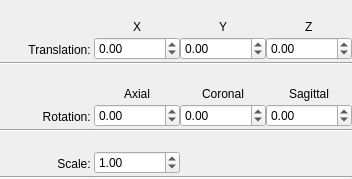
           <widget class="QFrame" name="frame">
            <property name="frameShape">
             <enum>QFrame::NoFrame</enum>
            </property>
            <property name="frameShadow">
             <enum>QFrame::Raised</enum>
            </property>
            <layout class="QGridLayout" name="gridLayout_2">
             <property name="horizontalSpacing">
              <number>0</number>
             </property>
             <property name="verticalSpacing">
              <number>2</number>
             </property>
             <property name="margin">
              <number>0</number>
             </property>
             <item row="0" column="0">
              <layout class="QVBoxLayout" name="verticalLayout_5">
               <item>
                <spacer name="verticalSpacer">
                 <property name="orientation">
                  <enum>Qt::Vertical</enum>
                 </property>
                 <property name="sizeHint" stdset="0">
                  <size>
                   <width>20</width>
                   <height>17</height>
                  </size>
                 </property>
                </spacer>
               </item>
               <item>
                <layout class="QHBoxLayout" name="horizontalLayout_7">
                 <item>
                  <spacer name="horizontalSpacer_15">
                   <property name="orientation">
                    <enum>Qt::Horizontal</enum>
                   </property>
                   <property name="sizeHint" stdset="0">
                    <size>
                     <width>17</width>
                     <height>20</height>
                    </size>
                   </property>
                  </spacer>
                 </item>
                 <item>
                  <widget class="QLabel" name="label">
                   <property name="sizePolicy">
                    <sizepolicy hsizetype="Fixed" vsizetype="Preferred">
                     <horstretch>0</horstretch>
                     <verstretch>0</verstretch>
                    </sizepolicy>
                   </property>
                   <property name="minimumSize">
                    <size>
                     <width>77</width>
                     <height>0</height>
                    </size>
                   </property>
                   <property name="maximumSize">
                    <size>
                     <width>77</width>
                     <height>16777215</height>
                    </size>
                   </property>
                   <property name="text">
                    <string>Translation: </string>
                   </property>
                   <property name="alignment">
                    <set>Qt::AlignRight|Qt::AlignTrailing|Qt::AlignVCenter</set>
                   </property>
                  </widget>
                 </item>
                </layout>
               </item>
              </layout>
             </item>
             <item row="0" column="1">
              <layout class="QVBoxLayout" name="verticalLayout_9">
               <item>
                <spacer name="verticalSpacer_4">
                 <property name="orientation">
                  <enum>Qt::Vertical</enum>
                 </property>
                 <property name="sizeHint" stdset="0">
                  <size>
                   <width>20</width>
                   <height>17</height>
                  </size>
                 </property>
                </spacer>
               </item>
               <item>
                <layout class="QHBoxLayout" name="horizontalLayout_5">
                 <item>
                  <layout class="QVBoxLayout" name="verticalLayout_2">
                   <item>
                    <layout class="QHBoxLayout" name="horizontalLayout_3">
                     <item>
                      <spacer name="horizontalSpacer_3">
                       <property name="orientation">
                        <enum>Qt::Horizontal</enum>
                       </property>
                       <property name="sizeHint" stdset="0">
                        <size>
                         <width>17</width>
                         <height>20</height>
                        </size>
                       </property>
                      </spacer>
                     </item>
                     <item>
                      <widget class="QLabel" name="label_2">
                       <property name="text">
                        <string>X</string>
                       </property>
                      </widget>
                     </item>
                     <item>
                      <spacer name="horizontalSpacer_4">
                       <property name="orientation">
                        <enum>Qt::Horizontal</enum>
                       </property>
                       <property name="sizeHint" stdset="0">
                        <size>
                         <width>13</width>
                         <height>20</height>
                        </size>
                       </property>
                      </spacer>
                     </item>
                    </layout>
                   </item>
                   <item>
                    <widget class="QDoubleSpinBox" name="xSp">
                     <property name="sizePolicy">
                      <sizepolicy hsizetype="Fixed" vsizetype="Fixed">
                       <horstretch>0</horstretch>
                       <verstretch>0</verstretch>
                      </sizepolicy>
                     </property>
                     <property name="minimumSize">
                      <size>
                       <width>86</width>
                       <height>0</height>
                      </size>
                     </property>
                     <property name="maximumSize">
                      <size>
                       <width>86</width>
                       <height>16777215</height>
                      </size>
                     </property>
                     <property name="wrapping">
                      <bool>false</bool>
                     </property>
                     <property name="frame">
                      <bool>true</bool>
                     </property>
                     <property name="minimum">
                      <double>-999.000000000000000</double>
                     </property>
                     <property name="maximum">
                      <double>999.000000000000000</double>
                     </property>
                    </widget>
                   </item>
                  </layout>
                 </item>
                 <item>
                  <layout class="QVBoxLayout" name="verticalLayout_3">
                   <item>
                    <layout class="QHBoxLayout" name="horizontalLayout_4">
                     <item>
                      <spacer name="horizontalSpacer_5">
                       <property name="orientation">
                        <enum>Qt::Horizontal</enum>
                       </property>
                       <property name="sizeHint" stdset="0">
                        <size>
                         <width>17</width>
                         <height>20</height>
                        </size>
                       </property>
                      </spacer>
                     </item>
                     <item>
                      <widget class="QLabel" name="label_3">
                       <property name="frameShadow">
                        <enum>QFrame::Plain</enum>
                       </property>
                       <property name="text">
                        <string>Y</string>
                       </property>
                      </widget>
                     </item>
                     <item>
                      <spacer name="horizontalSpacer_6">
                       <property name="orientation">
                        <enum>Qt::Horizontal</enum>
                       </property>
                       <property name="sizeHint" stdset="0">
                        <size>
                         <width>13</width>
                         <height>20</height>
                        </size>
                       </property>
                      </spacer>
                     </item>
                    </layout>
                   </item>
                   <item>
                    <widget class="QDoubleSpinBox" name="ySp">
                     <property name="sizePolicy">
                      <sizepolicy hsizetype="Fixed" vsizetype="Fixed">
                       <horstretch>0</horstretch>
                       <verstretch>0</verstretch>
                      </sizepolicy>
                     </property>
                     <property name="minimumSize">
                      <size>
                       <width>86</width>
                       <height>0</height>
                      </size>
                     </property>
                     <property name="maximumSize">
                      <size>
                       <width>86</width>
                       <height>16777215</height>
                      </size>
                     </property>
                     <property name="frame">
                      <bool>true</bool>
                     </property>
                     <property name="minimum">
                      <double>-999.000000000000000</double>
                     </property>
                     <property name="maximum">
                      <double>999.000000000000000</double>
                     </property>
                    </widget>
                   </item>
                  </layout>
                 </item>
                 <item>
                  <layout class="QVBoxLayout" name="verticalLayout_4">
                   <item>
                    <layout class="QHBoxLayout" name="horizontalLayout_6">
                     <item>
                      <spacer name="horizontalSpacer_7">
                       <property name="orientation">
                        <enum>Qt::Horizontal</enum>
                       </property>
                       <property name="sizeHint" stdset="0">
                        <size>
                         <width>17</width>
                         <height>20</height>
                        </size>
                       </property>
                      </spacer>
                     </item>
                     <item>
                      <widget class="QLabel" name="label_4">
                       <property name="text">
                        <string>Z</string>
                       </property>
                      </widget>
                     </item>
                     <item>
                      <spacer name="horizontalSpacer_8">
                       <property name="orientation">
                        <enum>Qt::Horizontal</enum>
                       </property>
                       <property name="sizeHint" stdset="0">
                        <size>
                         <width>13</width>
                         <height>20</height>
                        </size>
                       </property>
                      </spacer>
                     </item>
                    </layout>
                   </item>
                   <item>
                    <widget class="QDoubleSpinBox" name="zSp">
                     <property name="sizePolicy">
                      <sizepolicy hsizetype="Fixed" vsizetype="Fixed">
                       <horstretch>0</horstretch>
                       <verstretch>0</verstretch>
                      </sizepolicy>
                     </property>
                     <property name="minimumSize">
                      <size>
                       <width>86</width>
                       <height>0</height>
                      </size>
                     </property>
                     <property name="maximumSize">
                      <size>
                       <width>86</width>
                       <height>16777215</height>
                      </size>
                     </property>
                     <property name="frame">
                      <bool>true</bool>
                     </property>
                     <property name="minimum">
                      <double>-999.000000000000000</double>
                     </property>
                     <property name="maximum">
                      <double>999.000000000000000</double>
                     </property>
                    </widget>
                   </item>
                  </layout>
                 </item>
                </layout>
               </item>
              </layout>
             </item>
             <item row="1" column="0">
              <widget class="QFrame" name="frame_7">
               <property name="frameShape">
                <enum>QFrame::HLine</enum>
               </property>
               <property name="frameShadow">
                <enum>QFrame::Sunken</enum>
               </property>
              </widget>
             </item>
             <item row="1" column="1">
              <widget class="QFrame" name="frame_5">
               <property name="frameShape">
                <enum>QFrame::HLine</enum>
               </property>
               <property name="frameShadow">
                <enum>QFrame::Sunken</enum>
               </property>
              </widget>
             </item>
             <item row="2" column="0">
              <layout class="QVBoxLayout" name="verticalLayout_11">
               <item>
                <spacer name="verticalSpacer_2">
                 <property name="orientation">
                  <enum>Qt::Vertical</enum>
                 </property>
                 <property name="sizeHint" stdset="0">
                  <size>
                   <width>20</width>
                   <height>17</height>
                  </size>
                 </property>
                </spacer>
               </item>
               <item>
                <layout class="QHBoxLayout" name="horizontalLayout_8">
                 <item>
                  <spacer name="horizontalSpacer_14">
                   <property name="orientation">
                    <enum>Qt::Horizontal</enum>
                   </property>
                   <property name="sizeHint" stdset="0">
                    <size>
                     <width>17</width>
                     <height>20</height>
                    </size>
                   </property>
                  </spacer>
                 </item>
                 <item>
                  <widget class="QLabel" name="label_5">
                   <property name="sizePolicy">
                    <sizepolicy hsizetype="Fixed" vsizetype="Preferred">
                     <horstretch>0</horstretch>
                     <verstretch>0</verstretch>
                    </sizepolicy>
                   </property>
                   <property name="minimumSize">
                    <size>
                     <width>77</width>
                     <height>0</height>
                    </size>
                   </property>
                   <property name="maximumSize">
                    <size>
                     <width>77</width>
                     <height>16777215</height>
                    </size>
                   </property>
                   <property name="text">
                    <string>Rotation: </string>
                   </property>
                   <property name="alignment">
                    <set>Qt::AlignRight|Qt::AlignTrailing|Qt::AlignVCenter</set>
                   </property>
                  </widget>
                 </item>
                </layout>
               </item>
              </layout>
             </item>
             <item row="2" column="1">
              <layout class="QVBoxLayout" name="verticalLayout_10">
               <item>
                <spacer name="verticalSpacer_3">
                 <property name="orientation">
                  <enum>Qt::Vertical</enum>
                 </property>
                 <property name="sizeHint" stdset="0">
                  <size>
                   <width>20</width>
                   <height>17</height>
                  </size>
                 </property>
                </spacer>
               </item>
               <item>
                <layout class="QHBoxLayout" name="horizontalLayout_9">
                 <item>
                  <layout class="QVBoxLayout" name="verticalLayout_8">
                   <item>
                    <layout class="QHBoxLayout" name="horizontalLayout_15">
                     <item>
                      <spacer name="horizontalSpacer_28">
                       <property name="orientation">
                        <enum>Qt::Horizontal</enum>
                       </property>
                       <property name="sizeHint" stdset="0">
                        <size>
                         <width>17</width>
                         <height>20</height>
                        </size>
                       </property>
                      </spacer>
                     </item>
                     <item>
                      <widget class="QLabel" name="label_14">
                       <property name="text">
                        <string>Axial</string>
                       </property>
                      </widget>
                     </item>
                     <item>
                      <spacer name="horizontalSpacer_29">
                       <property name="orientation">
                        <enum>Qt::Horizontal</enum>
                       </property>
                       <property name="sizeHint" stdset="0">
                        <size>
                         <width>13</width>
                         <height>20</height>
                        </size>
                       </property>
                      </spacer>
                     </item>
                    </layout>
                   </item>
                   <item>
                    <widget class="QDoubleSpinBox" name="axialSp">
                     <property name="sizePolicy">
                      <sizepolicy hsizetype="Fixed" vsizetype="Fixed">
                       <horstretch>0</horstretch>
                       <verstretch>0</verstretch>
                      </sizepolicy>
                     </property>
                     <property name="minimumSize">
                      <size>
                       <width>86</width>
                       <height>0</height>
                      </size>
                     </property>
                     <property name="maximumSize">
                      <size>
                       <width>86</width>
                       <height>16777215</height>
                      </size>
                     </property>
                     <property name="minimum">
                      <double>-359.000000000000000</double>
                     </property>
                     <property name="maximum">
                      <double>359.000000000000000</double>
                     </property>
                    </widget>
                   </item>
                  </layout>
                 </item>
                 <item>
                  <layout class="QVBoxLayout" name="verticalLayout_7">
                   <item>
                    <layout class="QHBoxLayout" name="horizontalLayout_14">
                     <item>
                      <spacer name="horizontalSpacer_26">
                       <property name="orientation">
                        <enum>Qt::Horizontal</enum>
                       </property>
                       <property name="sizeHint" stdset="0">
                        <size>
                         <width>17</width>
                         <height>20</height>
                        </size>
                       </property>
                      </spacer>
                     </item>
                     <item>
                      <widget class="QLabel" name="label_13">
                       <property name="text">
                        <string>Coronal</string>
                       </property>
                      </widget>
                     </item>
                     <item>
                      <spacer name="horizontalSpacer_27">
                       <property name="orientation">
                        <enum>Qt::Horizontal</enum>
                       </property>
                       <property name="sizeHint" stdset="0">
                        <size>
                         <width>13</width>
                         <height>20</height>
                        </size>
                       </property>
                      </spacer>
                     </item>
                    </layout>
                   </item>
                   <item>
                    <widget class="QDoubleSpinBox" name="coronalSp">
                     <property name="sizePolicy">
                      <sizepolicy hsizetype="Fixed" vsizetype="Fixed">
                       <horstretch>0</horstretch>
                       <verstretch>0</verstretch>
                      </sizepolicy>
                     </property>
                     <property name="minimumSize">
                      <size>
                       <width>86</width>
                       <height>0</height>
                      </size>
                     </property>
                     <property name="maximumSize">
                      <size>
                       <width>86</width>
                       <height>16777215</height>
                      </size>
                     </property>
                     <property name="minimum">
                      <double>-359.000000000000000</double>
                     </property>
                     <property name="maximum">
                      <double>359.000000000000000</double>
                     </property>
                    </widget>
                   </item>
                  </layout>
                 </item>
                 <item>
                  <layout class="QVBoxLayout" name="verticalLayout_6">
                   <item>
                    <layout class="QHBoxLayout" name="horizontalLayout_13">
                     <item>
                      <spacer name="horizontalSpacer_18">
                       <property name="orientation">
                        <enum>Qt::Horizontal</enum>
                       </property>
                       <property name="sizeHint" stdset="0">
                        <size>
                         <width>17</width>
                         <height>20</height>
                        </size>
                       </property>
                      </spacer>
                     </item>
                     <item>
                      <widget class="QLabel" name="label_12">
                       <property name="text">
                        <string>Sagittal</string>
                       </property>
                      </widget>
                     </item>
                     <item>
                      <spacer name="horizontalSpacer_25">
                       <property name="orientation">
                        <enum>Qt::Horizontal</enum>
                       </property>
                       <property name="sizeHint" stdset="0">
                        <size>
                         <width>13</width>
                         <height>20</height>
                        </size>
                       </property>
                      </spacer>
                     </item>
                    </layout>
                   </item>
                   <item>
                    <widget class="QDoubleSpinBox" name="sagittalSp">
                     <property name="sizePolicy">
                      <sizepolicy hsizetype="Fixed" vsizetype="Fixed">
                       <horstretch>0</horstretch>
                       <verstretch>0</verstretch>
                      </sizepolicy>
                     </property>
                     <property name="minimumSize">
                      <size>
                       <width>86</width>
                       <height>0</height>
                      </size>
                     </property>
                     <property name="maximumSize">
                      <size>
                       <width>86</width>
                       <height>16777215</height>
                      </size>
                     </property>
                     <property name="minimum">
                      <double>-359.000000000000000</double>
                     </property>
                     <property name="maximum">
                      <double>359.000000000000000</double>
                     </property>
                    </widget>
                   </item>
                  </layout>
                 </item>
                </layout>
               </item>
              </layout>
             </item>
             <item row="3" column="0">
              <widget class="QFrame" name="frame_8">
               <property name="frameShape">
                <enum>QFrame::HLine</enum>
               </property>
               <property name="frameShadow">
                <enum>QFrame::Sunken</enum>
               </property>
              </widget>
             </item>
             <item row="3" column="1">
              <widget class="QFrame" name="frame_6">
               <property name="frameShape">
                <enum>QFrame::HLine</enum>
               </property>
               <property name="frameShadow">
                <enum>QFrame::Sunken</enum>
               </property>
              </widget>
             </item>
             <item row="4" column="0">
              <layout class="QVBoxLayout" name="verticalLayout_12">
               <item>
                <spacer name="verticalSpacer_6">
                 <property name="orientation">
                  <enum>Qt::Vertical</enum>
                 </property>
                 <property name="sizeHint" stdset="0">
                  <size>
                   <width>20</width>
                   <height>17</height>
                  </size>
                 </property>
                </spacer>
               </item>
               <item>
                <layout class="QHBoxLayout" name="horizontalLayout_10">
                 <item>
                  <spacer name="horizontalSpacer_16">
                   <property name="orientation">
                    <enum>Qt::Horizontal</enum>
                   </property>
                   <property name="sizeHint" stdset="0">
                    <size>
                     <width>17</width>
                     <height>20</height>
                    </size>
                   </property>
                  </spacer>
                 </item>
                 <item>
                  <widget class="QLabel" name="label_9">
                   <property name="sizePolicy">
                    <sizepolicy hsizetype="Fixed" vsizetype="Preferred">
                     <horstretch>0</horstretch>
                     <verstretch>0</verstretch>
                    </sizepolicy>
                   </property>
                   <property name="minimumSize">
                    <size>
                     <width>77</width>
                     <height>0</height>
                    </size>
                   </property>
                   <property name="maximumSize">
                    <size>
                     <width>77</width>
                     <height>16777215</height>
                    </size>
                   </property>
                   <property name="text">
                    <string>Scale: </string>
                   </property>
                   <property name="alignment">
                    <set>Qt::AlignRight|Qt::AlignTrailing|Qt::AlignVCenter</set>
                   </property>
                  </widget>
                 </item>
                </layout>
               </item>
              </layout>
             </item>
             <item row="4" column="1">
              <layout class="QHBoxLayout" name="horizontalLayout_12">
               <item>
                <layout class="QVBoxLayout" name="verticalLayout_14">
                 <item>
                  <spacer name="verticalSpacer_5">
                   <property name="orientation">
                    <enum>Qt::Vertical</enum>
                   </property>
                   <property name="sizeHint" stdset="0">
                    <size>
                     <width>20</width>
                     <height>17</height>
                    </size>
                   </property>
                  </spacer>
                 </item>
                 <item>
                  <widget class="QDoubleSpinBox" name="scaleSp">
                   <property name="sizePolicy">
                    <sizepolicy hsizetype="Fixed" vsizetype="Fixed">
                     <horstretch>0</horstretch>
                     <verstretch>0</verstretch>
                    </sizepolicy>
                   </property>
                   <property name="minimumSize">
                    <size>
                     <width>86</width>
                     <height>0</height>
                    </size>
                   </property>
                   <property name="maximumSize">
                    <size>
                     <width>86</width>
                     <height>16777215</height>
                    </size>
                   </property>
                   <property name="minimum">
                    <double>0.010000000000000</double>
                   </property>
                   <property name="maximum">
                    <double>20.000000000000000</double>
                   </property>
                   <property name="singleStep">
                    <double>0.100000000000000</double>
                   </property>
                   <property name="value">
                    <double>1.000000000000000</double>
                   </property>
                  </widget>
                 </item>
                </layout>
               </item>
               <item>
                <spacer name="horizontalSpacer_9">
                 <property name="orientation">
                  <enum>Qt::Horizontal</enum>
                 </property>
                 <property name="sizeHint" stdset="0">
                  <size>
                   <width>40</width>
                   <height>20</height>
                  </size>
                 </property>
                </spacer>
               </item>
              </layout>
             </item>
             <item row="5" column="0">
              <widget class="QFrame" name="frame_12">
               <property name="frameShape">
                <enum>QFrame::HLine</enum>
               </property>
               <property name="frameShadow">
                <enum>QFrame::Sunken</enum>
               </property>
              </widget>
             </item>
             <item row="5" column="1">
              <widget class="QFrame" name="frame_11">
               <property name="frameShape">
                <enum>QFrame::HLine</enum>
               </property>
               <property name="frameShadow">
                <enum>QFrame::Sunken</enum>
               </property>
              </widget>
             </item>
            </layout>
           </widget>
